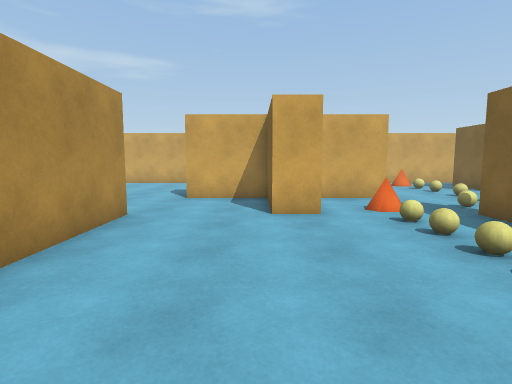
[1] (above)

23 first-person views from a walk through a Unity game level. The camera is 1.4 m above the floor, tilts 6° down and sees 80° across. The floor is counted in squares, 1 m on a side. Each view is taken from the middle of a square. On the plan, view 1 faces up. The plan holds only what a view shows up to about 14 squares ahead; the rest is blank. The player is left out.

[2]
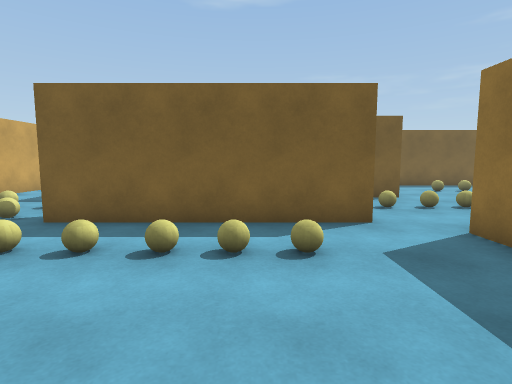

[3]
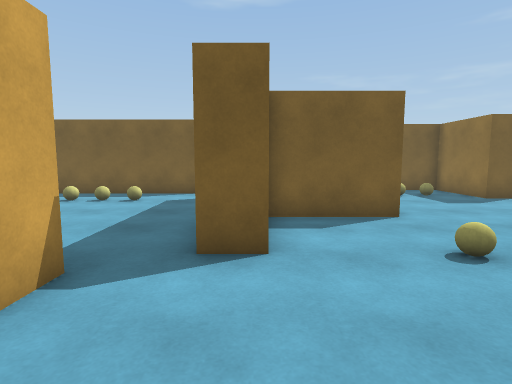

[4]
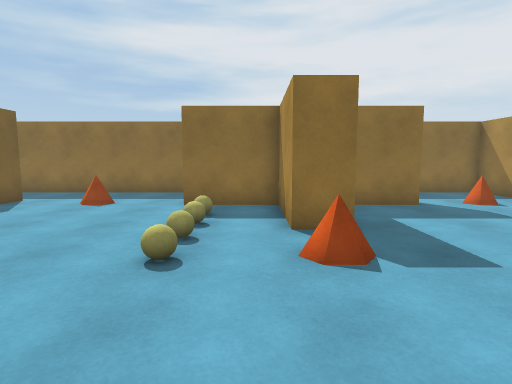

[5]
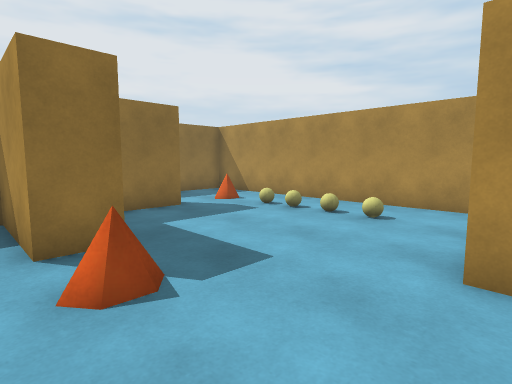

[6]
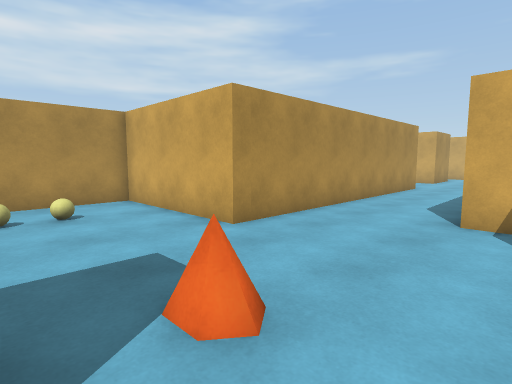

[7]
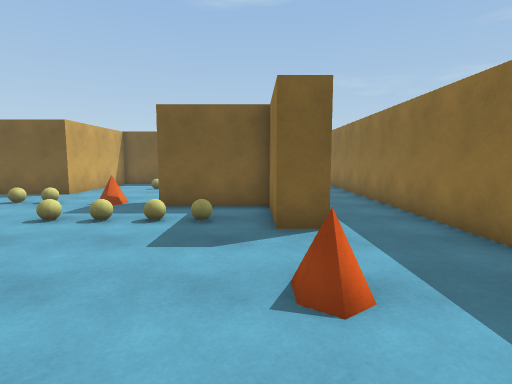

[8]
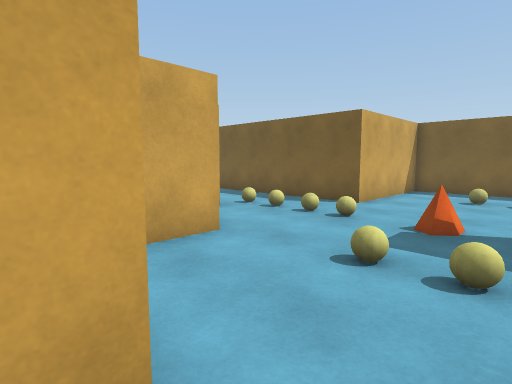

[9]
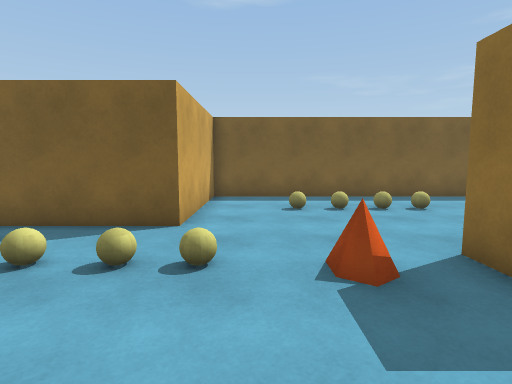

[10]
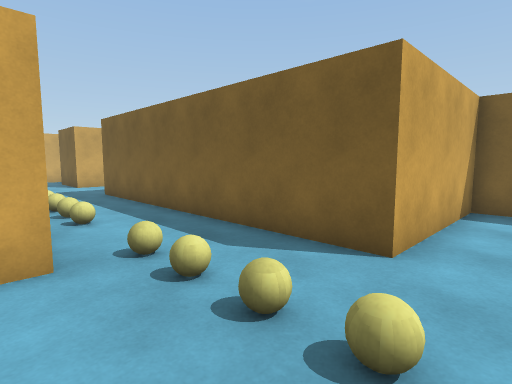

[11]
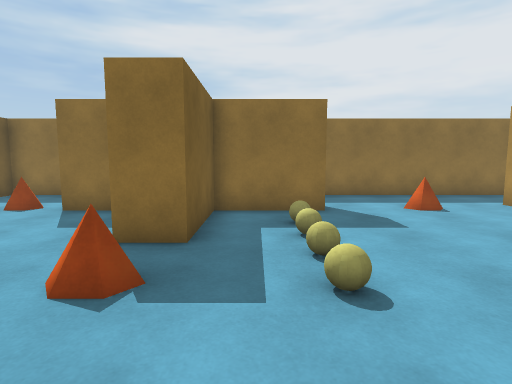

[12]
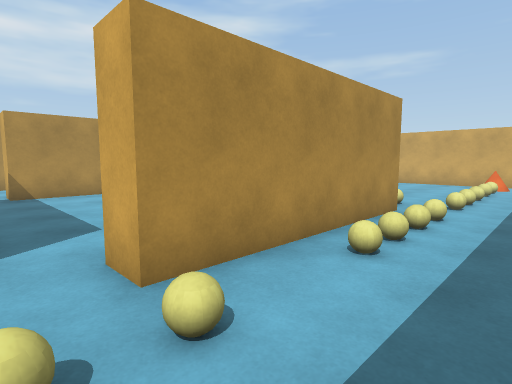

[13]
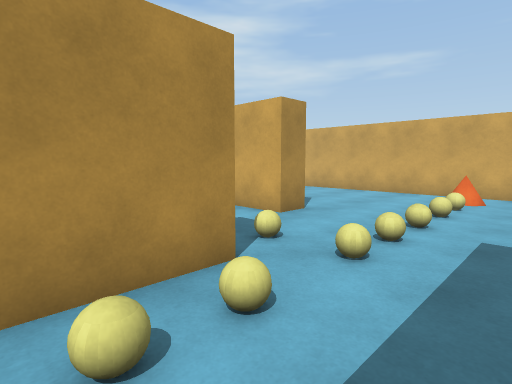

[14]
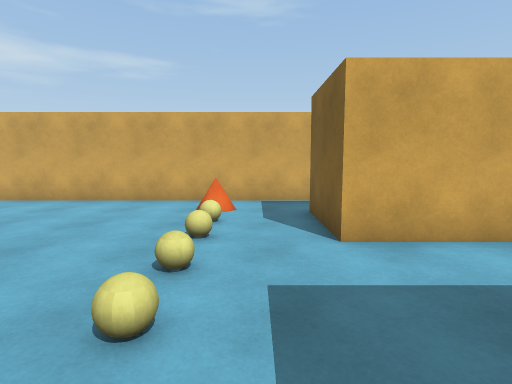

[15]
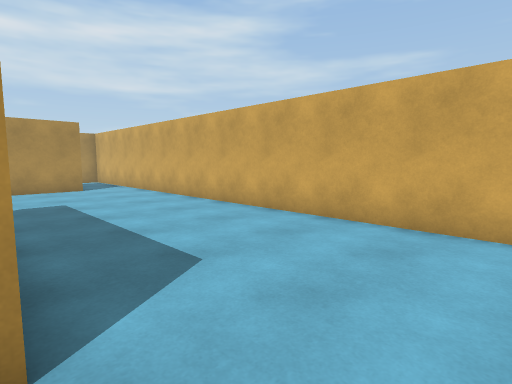

[16]
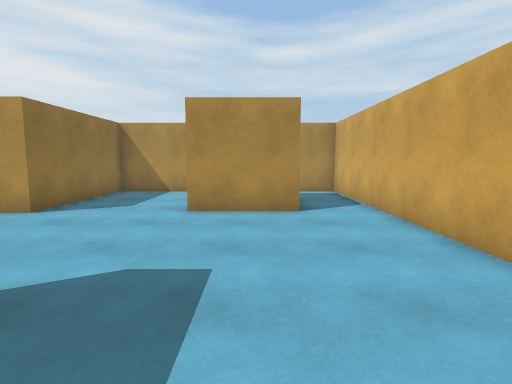

[17]
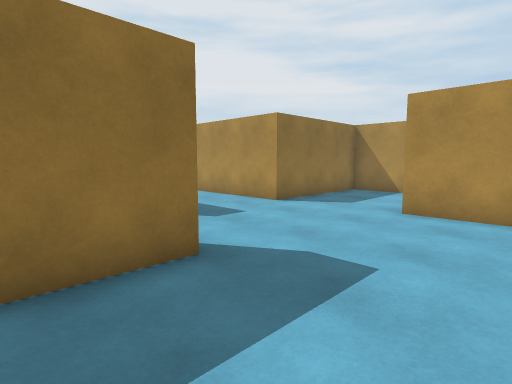

[18]
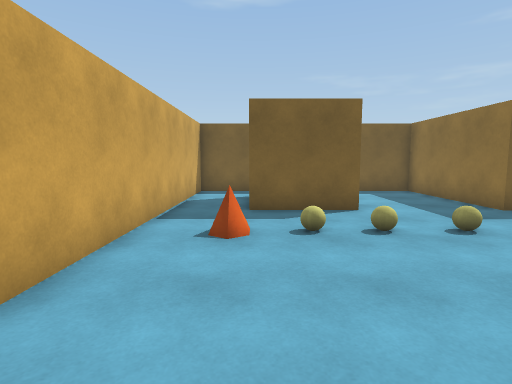

[19]
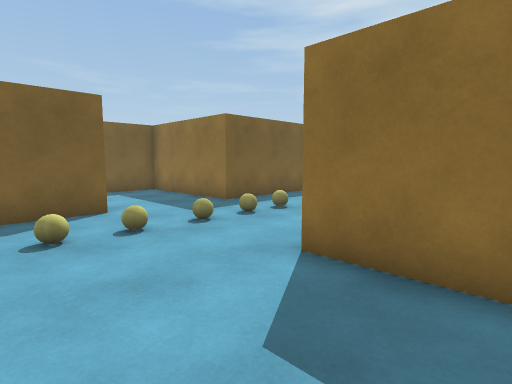

[20]
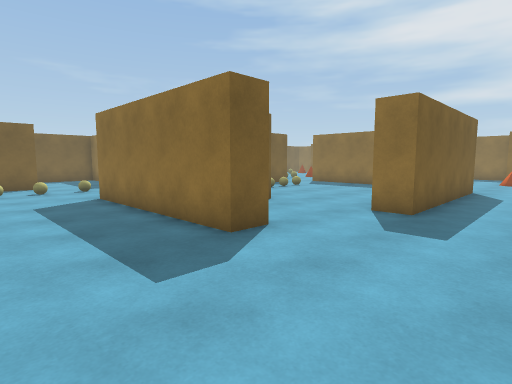

[21]
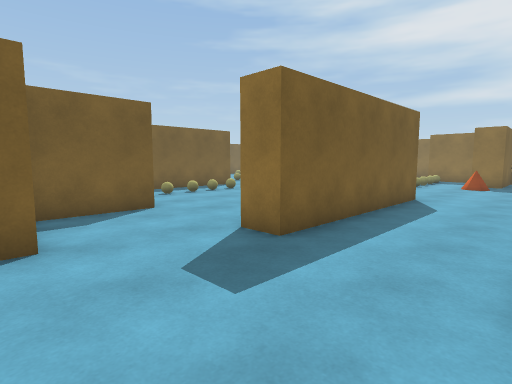

[22]
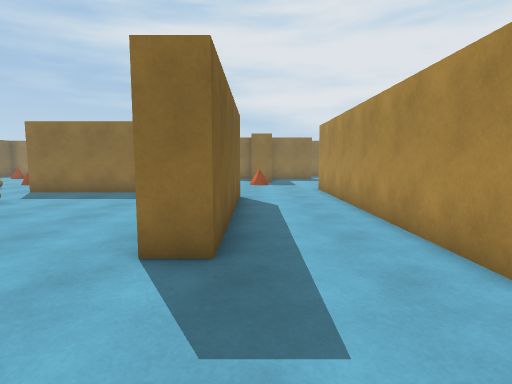

[23]
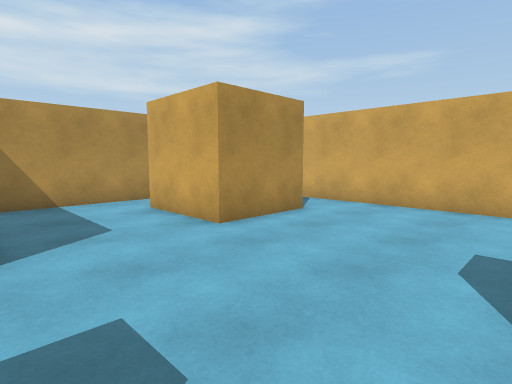

### Floor plan
Points are (right, up) in squares from view 1. A wall is a line through its corners. A room is listed if a view was taken in it or the views show most of it. See-through windows are left out.
Room 1 (views 1, 2, 3, 4, 5, 6, 7, 8, 9, 10, 11, 12, 13, 14, 15, 16, 17, 18, 19, 20, 21, 22, 23)
walls: (0.1, -1.1) (4.9, -1.1); (-3.3, 0.4) (-4.4, 0.4) (-4.4, 7.8) (-3.3, 7.8) (-3.3, 0.4); (-2.6, -2.2) (-2.6, -1); (4.9, -2.2) (3.1, -2.2); (1.8, 7.8) (0.4, 7.8) (0.4, 10.8); (1.8, -5.5) (1, -5.5); (0.4, -5.6) (0.4, -2.2); (6.8, 7.9) (6.8, 0.4) (5.7, 0.4) (5.7, 7.9); (0.5, 11.2) (-2.6, 11.2) (-2.6, 12.2) (4.8, 12.2) (4.8, 11.2) (2.4, 11.2); (-6, -7.1) (-4.7, -7.1) (-4.7, -10.4) (-1.8, -10.4); (4.1, -11.5) (4.1, -10.4) (7.2, -10.4) (7.2, -7.1) (8.5, -7.1); (10, -10.4) (11.5, -10.4); (-9.1, -10.4) (-7, -10.4); (13.4, 13.1) (10.4, 13.1) (10.4, 16.2); (-4, -14.1) (12.1, -14.1); (-8.3, 16.2) (-8.3, 13.1) (-11.6, 13.1); (-13.5, 14.1) (-13.5, 9) (-8, 9) (-8, -2.7) (-13.5, -2.7) (-13.5, -14.1) (-11, -14.1); (15.7, 16.2) (15.7, 18.5) (-13.5, 18.5) (-13.5, 16.9); (13.8, -14.1) (15.7, -14.1) (15.7, -2.4) (10.4, -2.4) (10.4, 9) (15.7, 9) (15.7, 11.4)
objects: ball (-11, -9); ball (-11, -8); ball (-11, -6); ball (-11, -5); ball (-3, -9); ball (-3, -8); ball (-3, -6); ball (-3, -5); ball (4, 2); ball (4, 3); ball (4, 4); ball (4, 6); ball (4, 7); ball (5, -9); ball (5, -8); ball (5, -6); ball (5, -5); ball (6, 9); ball (8, -3); ball (8, -2); ball (8, -1); ball (8, 0); ball (8, 3); ball (8, 4); ball (8, 6); ball (8, 7); ball (8, 9); ball (8, 10); ball (8, 12); ball (8, 13); ball (8, 15); ball (13, -9); ball (13, -8); ball (13, -6); ball (13, -5)

Positions as (right, up) in squares from view 1, and headings:
1: (0, 0), facing up
2: (-1, 3), facing right
3: (-7, -2), facing right
4: (-4, -1), facing down
5: (-4, -2), facing down-left
6: (-3, -7), facing up-left
7: (-2, -10), facing right
8: (1, -7), facing up-right
9: (4, -4), facing right
10: (6, -4), facing up-right
11: (6, -2), facing down
12: (10, -1), facing up-left
13: (10, 5), facing up-left
14: (9, 8), facing up
15: (7, 12), facing up-left
16: (0, 15), facing left
17: (0, 16), facing down-left
18: (2, 16), facing right
19: (2, 16), facing down-right
20: (-7, 16), facing down-right
21: (-8, 12), facing down-right
22: (-5, 12), facing down
23: (-3, 9), facing up-left
